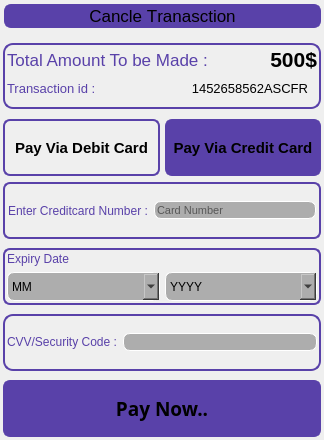
<?xml version="1.0" encoding="UTF-8"?>
<ui version="4.0">
 <class>Checkout</class>
 <widget class="QDialog" name="Checkout">
  <property name="geometry">
   <rect>
    <x>0</x>
    <y>0</y>
    <width>324</width>
    <height>440</height>
   </rect>
  </property>
  <property name="windowTitle">
   <string>BookIt</string>
  </property>
  <layout class="QGridLayout" name="gridLayout">
   <property name="leftMargin">
    <number>0</number>
   </property>
   <property name="topMargin">
    <number>0</number>
   </property>
   <property name="rightMargin">
    <number>0</number>
   </property>
   <property name="bottomMargin">
    <number>0</number>
   </property>
   <property name="spacing">
    <number>0</number>
   </property>
   <item row="0" column="0">
    <widget class="QWidget" name="widget_6" native="true">
     <layout class="QVBoxLayout" name="verticalLayout_2" stretch="3,784545">
      <property name="spacing">
       <number>5</number>
      </property>
      <property name="leftMargin">
       <number>3</number>
      </property>
      <property name="topMargin">
       <number>3</number>
      </property>
      <property name="rightMargin">
       <number>3</number>
      </property>
      <property name="bottomMargin">
       <number>3</number>
      </property>
      <item>
       <widget class="QWidget" name="widget_2" native="true">
        <property name="styleSheet">
         <string notr="true"/>
        </property>
        <layout class="QVBoxLayout" name="verticalLayout_8" stretch="0,0">
         <property name="leftMargin">
          <number>0</number>
         </property>
         <property name="topMargin">
          <number>0</number>
         </property>
         <property name="rightMargin">
          <number>0</number>
         </property>
         <property name="bottomMargin">
          <number>0</number>
         </property>
         <item>
          <widget class="QWidget" name="widget45" native="true">
           <layout class="QVBoxLayout" name="verticalLayout_7">
            <property name="leftMargin">
             <number>1</number>
            </property>
            <property name="topMargin">
             <number>1</number>
            </property>
            <property name="rightMargin">
             <number>0</number>
            </property>
            <item>
             <widget class="QPushButton" name="pushButton">
              <property name="sizePolicy">
               <sizepolicy hsizetype="Preferred" vsizetype="Preferred">
                <horstretch>0</horstretch>
                <verstretch>0</verstretch>
               </sizepolicy>
              </property>
              <property name="font">
               <font>
                <pointsize>13</pointsize>
                <weight>50</weight>
                <bold>false</bold>
                <underline>false</underline>
                <strikeout>false</strikeout>
                <stylestrategy>PreferDefault</stylestrategy>
                <kerning>false</kerning>
               </font>
              </property>
              <property name="cursor">
               <cursorShape>PointingHandCursor</cursorShape>
              </property>
              <property name="styleSheet">
               <string notr="true">border:2px solid rgb(89, 65, 169);
border-radius:7px;
background-color:rgb(89, 65, 169);
</string>
              </property>
              <property name="text">
               <string>Cancle Tranasction</string>
              </property>
              <property name="icon">
               <iconset>
                <normaloff>C:/Users/admin/Desktop/img/icons/Previous_2-512.png</normaloff>C:/Users/admin/Desktop/img/icons/Previous_2-512.png</iconset>
              </property>
              <property name="iconSize">
               <size>
                <width>32</width>
                <height>32</height>
               </size>
              </property>
             </widget>
            </item>
           </layout>
          </widget>
         </item>
         <item>
          <widget class="QWidget" name="amountidwid" native="true">
           <property name="styleSheet">
            <string notr="true">#amountidwid{
	border:2px solid rgb(89, 65, 169);
border-radius:10px;
}</string>
           </property>
           <layout class="QVBoxLayout" name="verticalLayout">
            <property name="spacing">
             <number>0</number>
            </property>
            <property name="leftMargin">
             <number>4</number>
            </property>
            <property name="topMargin">
             <number>4</number>
            </property>
            <property name="rightMargin">
             <number>4</number>
            </property>
            <property name="bottomMargin">
             <number>4</number>
            </property>
            <item>
             <widget class="QWidget" name="widget12" native="true">
              <layout class="QHBoxLayout" name="horizontalLayout">
               <property name="leftMargin">
                <number>0</number>
               </property>
               <property name="topMargin">
                <number>0</number>
               </property>
               <property name="rightMargin">
                <number>0</number>
               </property>
               <property name="bottomMargin">
                <number>0</number>
               </property>
               <item>
                <widget class="QLabel" name="label">
                 <property name="font">
                  <font>
                   <pointsize>13</pointsize>
                  </font>
                 </property>
                 <property name="styleSheet">
                  <string notr="true">color:rgb(89, 65, 169);</string>
                 </property>
                 <property name="text">
                  <string>Total Amount To be Made :</string>
                 </property>
                 <property name="margin">
                  <number>4</number>
                 </property>
                </widget>
               </item>
               <item>
                <widget class="QLabel" name="Amount">
                 <property name="font">
                  <font>
                   <pointsize>16</pointsize>
                   <weight>75</weight>
                   <bold>true</bold>
                  </font>
                 </property>
                 <property name="text">
                  <string>500$</string>
                 </property>
                 <property name="alignment">
                  <set>Qt::AlignRight|Qt::AlignTrailing|Qt::AlignVCenter</set>
                 </property>
                 <property name="margin">
                  <number>3</number>
                 </property>
                </widget>
               </item>
              </layout>
             </widget>
            </item>
            <item>
             <widget class="QWidget" name="widget454" native="true">
              <layout class="QHBoxLayout" name="horizontalLayout_2">
               <property name="leftMargin">
                <number>0</number>
               </property>
               <item>
                <widget class="QLabel" name="label_4">
                 <property name="sizePolicy">
                  <sizepolicy hsizetype="Fixed" vsizetype="Preferred">
                   <horstretch>0</horstretch>
                   <verstretch>0</verstretch>
                  </sizepolicy>
                 </property>
                 <property name="font">
                  <font>
                   <pointsize>10</pointsize>
                  </font>
                 </property>
                 <property name="styleSheet">
                  <string notr="true">color:rgb(89, 65, 169);</string>
                 </property>
                 <property name="text">
                  <string>Transaction id :</string>
                 </property>
                 <property name="margin">
                  <number>4</number>
                 </property>
                 <property name="indent">
                  <number>0</number>
                 </property>
                </widget>
               </item>
               <item>
                <widget class="QLabel" name="uid">
                 <property name="font">
                  <font>
                   <pointsize>10</pointsize>
                  </font>
                 </property>
                 <property name="text">
                  <string>1452658562ASCFR</string>
                 </property>
                 <property name="alignment">
                  <set>Qt::AlignRight|Qt::AlignTrailing|Qt::AlignVCenter</set>
                 </property>
                </widget>
               </item>
              </layout>
             </widget>
            </item>
           </layout>
          </widget>
         </item>
        </layout>
       </widget>
      </item>
      <item>
       <widget class="QWidget" name="widget_3" native="true">
        <property name="styleSheet">
         <string notr="true"/>
        </property>
        <layout class="QVBoxLayout" name="verticalLayout_4" stretch="2,9">
         <property name="leftMargin">
          <number>0</number>
         </property>
         <property name="topMargin">
          <number>5</number>
         </property>
         <property name="rightMargin">
          <number>0</number>
         </property>
         <property name="bottomMargin">
          <number>0</number>
         </property>
         <item>
          <widget class="QWidget" name="widget_4" native="true">
           <layout class="QHBoxLayout" name="horizontalLayout_3">
            <property name="spacing">
             <number>5</number>
            </property>
            <property name="leftMargin">
             <number>0</number>
            </property>
            <property name="topMargin">
             <number>0</number>
            </property>
            <property name="rightMargin">
             <number>0</number>
            </property>
            <property name="bottomMargin">
             <number>0</number>
            </property>
            <item>
             <widget class="QPushButton" name="deibitPay">
              <property name="sizePolicy">
               <sizepolicy hsizetype="Preferred" vsizetype="Preferred">
                <horstretch>0</horstretch>
                <verstretch>0</verstretch>
               </sizepolicy>
              </property>
              <property name="font">
               <font>
                <pointsize>11</pointsize>
                <weight>75</weight>
                <bold>true</bold>
               </font>
              </property>
              <property name="cursor">
               <cursorShape>PointingHandCursor</cursorShape>
              </property>
              <property name="styleSheet">
               <string notr="true">border:2px solid rgb(89, 65, 169);
border-radius:7px;
</string>
              </property>
              <property name="text">
               <string>Pay Via Debit Card</string>
              </property>
             </widget>
            </item>
            <item>
             <widget class="QPushButton" name="creditPay">
              <property name="sizePolicy">
               <sizepolicy hsizetype="Preferred" vsizetype="Preferred">
                <horstretch>0</horstretch>
                <verstretch>0</verstretch>
               </sizepolicy>
              </property>
              <property name="font">
               <font>
                <pointsize>11</pointsize>
                <weight>75</weight>
                <bold>true</bold>
               </font>
              </property>
              <property name="cursor">
               <cursorShape>PointingHandCursor</cursorShape>
              </property>
              <property name="styleSheet">
               <string notr="true">border:2px solid rgb(89, 65, 169);
border-radius:7px;
background-color:rgb(89, 65, 169);</string>
              </property>
              <property name="text">
               <string>Pay Via Credit Card</string>
              </property>
              <property name="iconSize">
               <size>
                <width>16</width>
                <height>16</height>
               </size>
              </property>
              <property name="shortcut">
               <string>C</string>
              </property>
              <property name="flat">
               <bool>false</bool>
              </property>
             </widget>
            </item>
           </layout>
          </widget>
         </item>
         <item>
          <widget class="QWidget" name="widget_5" native="true">
           <layout class="QVBoxLayout" name="verticalLayout_6" stretch="0,0,0,0">
            <property name="spacing">
             <number>9</number>
            </property>
            <property name="leftMargin">
             <number>0</number>
            </property>
            <property name="topMargin">
             <number>0</number>
            </property>
            <property name="rightMargin">
             <number>0</number>
            </property>
            <property name="bottomMargin">
             <number>0</number>
            </property>
            <item>
             <widget class="QWidget" name="cardnmbrwid" native="true">
              <property name="styleSheet">
               <string notr="true">#cardnmbrwid{
	border:2px solid rgb(89, 65, 169);
border-radius:7px;
}</string>
              </property>
              <layout class="QHBoxLayout" name="horizontalLayout_4">
               <property name="leftMargin">
                <number>5</number>
               </property>
               <property name="topMargin">
                <number>5</number>
               </property>
               <property name="rightMargin">
                <number>5</number>
               </property>
               <property name="bottomMargin">
                <number>5</number>
               </property>
               <item>
                <widget class="QLabel" name="cardNumbertype">
                 <property name="styleSheet">
                  <string notr="true">color:rgb(89, 65, 169);</string>
                 </property>
                 <property name="text">
                  <string>Enter Creditcard Number :</string>
                 </property>
                </widget>
               </item>
               <item>
                <widget class="QLineEdit" name="cardnmbr">
                 <property name="font">
                  <font>
                   <pointsize>8</pointsize>
                  </font>
                 </property>
                 <property name="cursor">
                  <cursorShape>IBeamCursor</cursorShape>
                 </property>
                 <property name="focusPolicy">
                  <enum>Qt::StrongFocus</enum>
                 </property>
                 <property name="styleSheet">
                  <string notr="true">border:1px solid #fff;
border-radius:7px;
background-color:#adadad;</string>
                 </property>
                 <property name="inputMethodHints">
                  <set>Qt::ImhDigitsOnly</set>
                 </property>
                 <property name="text">
                  <string/>
                 </property>
                 <property name="maxLength">
                  <number>16</number>
                 </property>
                 <property name="echoMode">
                  <enum>QLineEdit::Normal</enum>
                 </property>
                 <property name="dragEnabled">
                  <bool>false</bool>
                 </property>
                 <property name="readOnly">
                  <bool>false</bool>
                 </property>
                 <property name="placeholderText">
                  <string>Card Number</string>
                 </property>
                 <property name="cursorMoveStyle">
                  <enum>Qt::LogicalMoveStyle</enum>
                 </property>
                 <property name="clearButtonEnabled">
                  <bool>true</bool>
                 </property>
                </widget>
               </item>
              </layout>
             </widget>
            </item>
            <item>
             <widget class="QWidget" name="datewid" native="true">
              <property name="styleSheet">
               <string notr="true">#datewid{
	border:2px solid rgb(89, 65, 169);
border-radius:7px;
}</string>
              </property>
              <layout class="QVBoxLayout" name="verticalLayout_3" stretch="0,0">
               <property name="leftMargin">
                <number>4</number>
               </property>
               <property name="topMargin">
                <number>4</number>
               </property>
               <property name="rightMargin">
                <number>4</number>
               </property>
               <property name="bottomMargin">
                <number>4</number>
               </property>
               <item>
                <widget class="QLabel" name="label_6">
                 <property name="sizePolicy">
                  <sizepolicy hsizetype="Preferred" vsizetype="Fixed">
                   <horstretch>0</horstretch>
                   <verstretch>0</verstretch>
                  </sizepolicy>
                 </property>
                 <property name="styleSheet">
                  <string notr="true">color:rgb(89, 65, 169);</string>
                 </property>
                 <property name="text">
                  <string>Expiry Date</string>
                 </property>
                 <property name="margin">
                  <number>4</number>
                 </property>
                </widget>
               </item>
               <item>
                <widget class="QWidget" name="mnthearwid" native="true">
                 <layout class="QHBoxLayout" name="horizontalLayout_5">
                  <property name="spacing">
                   <number>5</number>
                  </property>
                  <property name="leftMargin">
                   <number>0</number>
                  </property>
                  <property name="topMargin">
                   <number>0</number>
                  </property>
                  <property name="rightMargin">
                   <number>0</number>
                  </property>
                  <property name="bottomMargin">
                   <number>0</number>
                  </property>
                  <item>
                   <widget class="QComboBox" name="exMonth">
                    <property name="sizePolicy">
                     <sizepolicy hsizetype="Preferred" vsizetype="Preferred">
                      <horstretch>0</horstretch>
                      <verstretch>0</verstretch>
                     </sizepolicy>
                    </property>
                    <property name="cursor">
                     <cursorShape>PointingHandCursor</cursorShape>
                    </property>
                    <property name="styleSheet">
                     <string notr="true">border:1px solid #fff;
border-radius:7px;
background-color:#adadad;</string>
                    </property>
                    <property name="currentIndex">
                     <number>0</number>
                    </property>
                    <property name="maxVisibleItems">
                     <number>10</number>
                    </property>
                    <property name="maxCount">
                     <number>20</number>
                    </property>
                    <property name="modelColumn">
                     <number>0</number>
                    </property>
                    <item>
                     <property name="text">
                      <string>MM</string>
                     </property>
                    </item>
                    <item>
                     <property name="text">
                      <string>JAN</string>
                     </property>
                    </item>
                    <item>
                     <property name="text">
                      <string>FEB</string>
                     </property>
                    </item>
                    <item>
                     <property name="text">
                      <string>MAR</string>
                     </property>
                    </item>
                    <item>
                     <property name="text">
                      <string>APR</string>
                     </property>
                    </item>
                    <item>
                     <property name="text">
                      <string>MAY</string>
                     </property>
                    </item>
                    <item>
                     <property name="text">
                      <string>JUNE</string>
                     </property>
                    </item>
                    <item>
                     <property name="text">
                      <string>JULY</string>
                     </property>
                    </item>
                    <item>
                     <property name="text">
                      <string>AUG</string>
                     </property>
                    </item>
                    <item>
                     <property name="text">
                      <string>SEP</string>
                     </property>
                    </item>
                    <item>
                     <property name="text">
                      <string>OCT</string>
                     </property>
                    </item>
                    <item>
                     <property name="text">
                      <string>NOV</string>
                     </property>
                    </item>
                   </widget>
                  </item>
                  <item>
                   <widget class="QComboBox" name="exYear">
                    <property name="sizePolicy">
                     <sizepolicy hsizetype="Preferred" vsizetype="Preferred">
                      <horstretch>0</horstretch>
                      <verstretch>0</verstretch>
                     </sizepolicy>
                    </property>
                    <property name="cursor">
                     <cursorShape>PointingHandCursor</cursorShape>
                    </property>
                    <property name="styleSheet">
                     <string notr="true">border:1px solid #fff;
border-radius:7px;
background-color:#adadad;</string>
                    </property>
                    <property name="editable">
                     <bool>false</bool>
                    </property>
                    <property name="currentText">
                     <string>YYYY</string>
                    </property>
                    <property name="currentIndex">
                     <number>0</number>
                    </property>
                    <property name="maxCount">
                     <number>20</number>
                    </property>
                    <property name="modelColumn">
                     <number>0</number>
                    </property>
                    <item>
                     <property name="text">
                      <string>YYYY</string>
                     </property>
                    </item>
                    <item>
                     <property name="text">
                      <string>2018</string>
                     </property>
                    </item>
                    <item>
                     <property name="text">
                      <string>2019</string>
                     </property>
                    </item>
                    <item>
                     <property name="text">
                      <string>2020</string>
                     </property>
                    </item>
                    <item>
                     <property name="text">
                      <string>2021</string>
                     </property>
                    </item>
                    <item>
                     <property name="text">
                      <string>2022</string>
                     </property>
                    </item>
                    <item>
                     <property name="text">
                      <string>2023</string>
                     </property>
                    </item>
                    <item>
                     <property name="text">
                      <string>2024</string>
                     </property>
                    </item>
                    <item>
                     <property name="text">
                      <string>2025</string>
                     </property>
                    </item>
                    <item>
                     <property name="text">
                      <string>2026</string>
                     </property>
                    </item>
                    <item>
                     <property name="text">
                      <string>2027</string>
                     </property>
                    </item>
                    <item>
                     <property name="text">
                      <string>2028</string>
                     </property>
                    </item>
                    <item>
                     <property name="text">
                      <string>2029</string>
                     </property>
                    </item>
                   </widget>
                  </item>
                 </layout>
                </widget>
               </item>
              </layout>
             </widget>
            </item>
            <item>
             <widget class="QWidget" name="cvvwid" native="true">
              <property name="styleSheet">
               <string notr="true">#cvvwid{
	border:2px solid rgb(89, 65, 169);
border-radius:10px;
}</string>
              </property>
              <layout class="QHBoxLayout" name="horizontalLayout_6" stretch="0,0">
               <property name="leftMargin">
                <number>4</number>
               </property>
               <property name="topMargin">
                <number>4</number>
               </property>
               <property name="rightMargin">
                <number>4</number>
               </property>
               <property name="bottomMargin">
                <number>5</number>
               </property>
               <item>
                <widget class="QLabel" name="label_2">
                 <property name="styleSheet">
                  <string notr="true">color:rgb(89, 65, 169);</string>
                 </property>
                 <property name="text">
                  <string>CVV/Security Code :</string>
                 </property>
                </widget>
               </item>
               <item>
                <widget class="QLineEdit" name="cvv">
                 <property name="styleSheet">
                  <string notr="true">border:1px solid #fff;
border-radius:7px;
background-color:#adadad;</string>
                 </property>
                 <property name="maxLength">
                  <number>5</number>
                 </property>
                 <property name="clearButtonEnabled">
                  <bool>true</bool>
                 </property>
                </widget>
               </item>
              </layout>
             </widget>
            </item>
            <item>
             <widget class="QPushButton" name="pay">
              <property name="sizePolicy">
               <sizepolicy hsizetype="Minimum" vsizetype="Preferred">
                <horstretch>0</horstretch>
                <verstretch>0</verstretch>
               </sizepolicy>
              </property>
              <property name="font">
               <font>
                <family>Tw Cen MT</family>
                <pointsize>14</pointsize>
                <weight>75</weight>
                <bold>true</bold>
               </font>
              </property>
              <property name="cursor">
               <cursorShape>PointingHandCursor</cursorShape>
              </property>
              <property name="styleSheet">
               <string notr="true">border:2px solid rgb(89, 65, 169);
border-radius:7px;
background-color:rgb(89, 65, 169);</string>
              </property>
              <property name="text">
               <string>Pay Now..</string>
              </property>
             </widget>
            </item>
           </layout>
          </widget>
         </item>
        </layout>
       </widget>
      </item>
     </layout>
    </widget>
   </item>
  </layout>
 </widget>
 <resources/>
 <connections/>
</ui>
